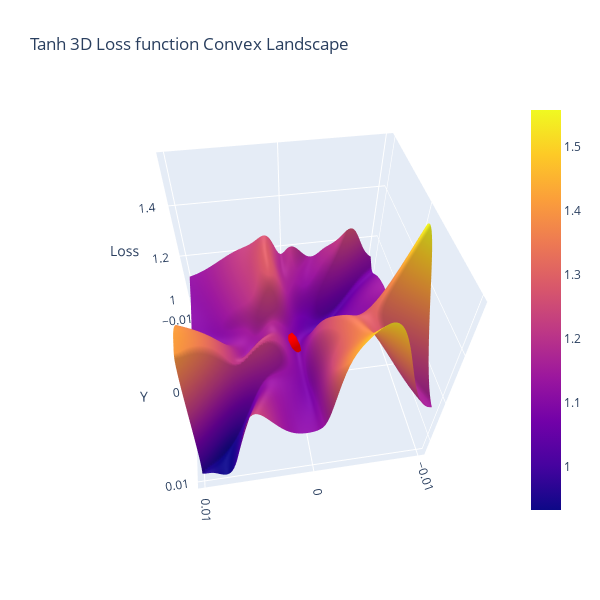

Notebook source saved alongside this figure:
### Code cell
import plotly.graph_objects as go

X, Y = torch.meshgrid(torch.linspace(-search_area, search_area, res), torch.linspace(-search_area, search_area, res))

# Create a plotly surface plot
fig = go.Figure(data=[go.Surface(z=initial_tanh_landscape, x=X, y=Y)], layout=go.Layout(width=600, height=600))

fig.update_layout(
    title="Tanh 3D Loss function Convex Landscape",
    scene=dict(
        xaxis_title="X",
        yaxis_title="Y",
        zaxis_title="Loss"
    )
)

center_x = 0
center_y = 0
center_z = initial_tanh_landscape[res//2, res//2]
arrow_u = tanh_grad_dir[0]
arrow_v = tanh_grad_dir[1]
arrow_w = 0  # Adjust if needed

# Add a cone (arrow) at the center of the surface
fig.add_trace(go.Cone(
    x=[center_x],
    y=[center_y],
    z=[center_z],
    u=[arrow_u],
    v=[arrow_v],
    w=[arrow_w],
    sizemode="absolute",
    sizeref=0.005,          # Adjust sizeref for arrow length scaling
    anchor="tail",      # Arrow starts at (center_x, center_y, center_z)
    showscale=False,    # Hide the color scale for the cone
    colorscale=[[0, "red"], [1, "red"]]
))

fig.show()

### Figure 1 — Plotly figure (JSON) as saved in the notebook; plotly's stock layout.template omitted (floating-point values rounded to 4 significant figures; data arrays with more than 128 entries replaced by an {"elided": "..."} marker saying what was removed)
{"data": [{"type": "surface", "x": {"elided": "100x100 float values"}, "y": {"elided": "100x100 float values"}, "z": {"elided": "100x100 float values"}}, {"anchor": "tail", "colorscale": [[0, "red"], [1, "red"]], "showscale": false, "sizemode": "absolute", "sizeref": 0.005, "type": "cone", "u": [17.22], "v": [5.445], "w": [0], "x": [0], "y": [0], "z": [1.087]}], "layout": {"height": 600, "scene": {"aspectmode": "auto", "aspectratio": {"x": 1, "y": 1, "z": 1}, "camera": {"center": {"x": 0, "y": 0, "z": 0}, "eye": {"x": 0.2242, "y": 1.429, "z": 1.611}, "projection": {"type": "perspective"}, "up": {"x": 0, "y": 0, "z": 1}}, "xaxis": {"title": {"text": "X"}, "type": "linear"}, "yaxis": {"title": {"text": "Y"}, "type": "linear"}, "zaxis": {"title": {"text": "Loss"}, "type": "linear"}}, "title": {"text": "Tanh 3D Loss function Convex Landscape"}, "width": 600}}
